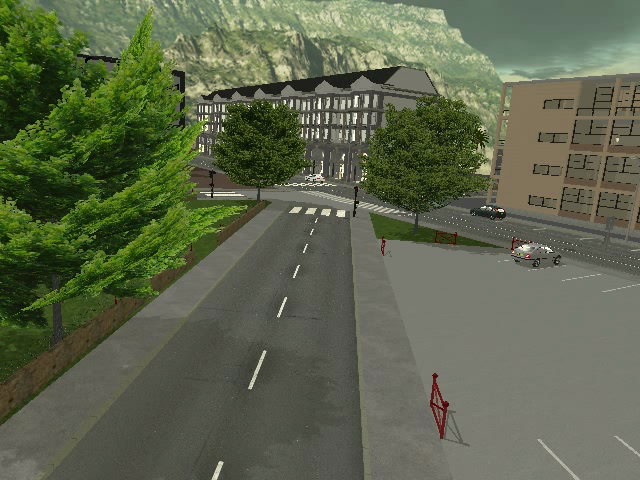
//> input picture 1.png, 640 x 480 px; the run also reads 1 picture not shown here
$ ./DisplayImage   (built with g++ and OpenCV 4, older OpenCV classes emulated)
//> lines starting //> are read from the running program, lines starting //| are printed output that depends on the picture; after the words box and inside, x2 and y2 are one past the last pixel; in counts of white or black regions, pixels touching at a corner belong together
#include <opencv2/highgui/highgui.hpp>
#include <opencv2/video/background_segm.hpp>
#include <opencv2/opencv.hpp>

#include <iostream>
#include <sstream>
#include <vector>
#include <algorithm>

using namespace cv;
using namespace std;

Mat frame;
Mat fgMaskMOG;

BackgroundSubtractorMOG MOG;
int keyboard;
int flagList[1000][1000]={0};
class PointClass{
	public:
		int row_num;
		int col_num;
};

class PointRange{
	public:
		PointRange();
		int row_upperBound;
		int row_lowerBound;

		int col_upperBound;
		int col_lowerBound;
};

PointRange::PointRange(){
	row_upperBound=-1;
	row_lowerBound=-1;

	col_upperBound=-1;
	col_lowerBound=-1;

}

vector<PointRange> object;


PointRange findRange(PointClass startPoint,int **matValue,int nRows,int nCols,int findNum,int direction){

	PointRange returnRange;
	int row_num=startPoint.row_num;
	int col_num=startPoint.col_num;

	if(matValue[row_num][col_num]==255){

		PointRange rangeList[4];

		//Find the upper point
		if(row_num>0&&flagList[row_num-1][col_num]==0)
		{
			flagList[row_num-1][col_num]=1;

			PointClass up_point;
			up_point.row_num=row_num-1;
			up_point.col_num=col_num;
			rangeList[0]=findRange(up_point,matValue,nRows,nCols,findNum,1);
		}

		//Find the down point
		if(row_num<nRows&&flagList[row_num+1][col_num]==0)
		{
			flagList[row_num+1][col_num]=1;

			PointClass down_point;
			down_point.row_num=row_num+1;
			down_point.col_num=col_num;
			rangeList[1]=findRange(down_point,matValue,nRows,nCols,findNum,2);
		}

		//Find the left point
		if(col_num>0&&flagList[row_num][col_num-1]==0)
		{
			flagList[row_num][col_num-1]=1;

			PointClass left_point;
			left_point.row_num=row_num;
			left_point.col_num=col_num-1;
			rangeList[2]=findRange(left_point,matValue,nRows,nCols,findNum,3);

		}

		//Find the right point
		if(col_num<nCols&&flagList[row_num][col_num+1]==0)
		{
			flagList[row_num][col_num+1]=1;

			PointClass right_point;
			right_point.row_num=row_num;
			right_point.col_num=col_num+1;
			rangeList[3]=findRange(right_point,matValue,nRows,nCols,findNum,4);

		}

		//Determine Row upper Bound

		vector<int> row_upperBoundList,row_lowerBoundList,col_upperBoundList,col_lowerBoundList;
		for(int i=0;i<3;i++){

			if(rangeList[i].row_upperBound!=-1)
			{
				row_upperBoundList.push_back(rangeList[i].row_upperBound);
				row_lowerBoundList.push_back(rangeList[i].row_lowerBound);

				col_upperBoundList.push_back(rangeList[i].col_upperBound);
				col_lowerBoundList.push_back(rangeList[i].col_lowerBound);

			}

		}


		//Add own's point
		row_upperBoundList.push_back(row_num);
		row_lowerBoundList.push_back(row_num);

		col_upperBoundList.push_back(col_num);
		col_lowerBoundList.push_back(col_num);


		returnRange.row_upperBound=*max_element(row_upperBoundList.begin(),row_upperBoundList.end());


		returnRange.row_lowerBound=*min_element(row_lowerBoundList.begin(),row_lowerBoundList.end());


		returnRange.col_upperBound=*max_element(col_upperBoundList.begin(),col_upperBoundList.end());


		returnRange.col_lowerBound=*min_element(col_lowerBoundList.begin(),col_lowerBoundList.end());


		return returnRange;

	}
	else{

		returnRange.row_upperBound=row_num;
		returnRange.row_lowerBound=row_num;

		returnRange.col_lowerBound=col_num;
		returnRange.col_upperBound=col_num;


		return returnRange;


	}

}


void initialFlag(){
	for(int i=0;i<1000;i++)
		for(int j=0;j<1000;j++)
			flagList[i][j]=0;


}


void foundObject(int **matValue,int nRows,int nCols){

	//Save the point which pixel value is 255
	vector<PointClass> pointGroup;
	for(int i=0;i<nRows;i++){
		for(int j=0;j<nCols;j++){
			if(matValue[i][j]==255){
				PointClass newPoint;
				newPoint.row_num=i;
				newPoint.col_num=j;

				pointGroup.push_back(newPoint);

			}
		}
	}
	int count =0;
	while(pointGroup.size()!=0){

		vector<PointClass>::iterator startPoint=pointGroup.begin();

		int start_row_num=(*startPoint).row_num;
		int start_col_num=(*startPoint).col_num;
		PointClass s1;
		s1.row_num=start_row_num;
		s1.col_num=start_col_num;
		cout<<"Start Point:"<<start_row_num<<","<<start_col_num<<":"<<matValue[start_row_num][start_col_num]<<endl;


		initialFlag();
		PointRange r=findRange(s1,matValue,nRows,nCols,0,0);

		int min_row_num=r.row_lowerBound;
		int max_row_num=r.row_upperBound;

		int min_col_num=r.col_lowerBound;
		int max_col_num=r.col_upperBound;


		if(min_row_num!=max_row_num||min_col_num!=max_col_num)
		{
			cout<<"Find Object:"<<min_row_num<<","<<max_row_num<<";"<<min_col_num<<","<<max_col_num<<endl;
			PointRange ob;
			ob.row_upperBound=min_row_num;
			ob.row_lowerBound=max_row_num;

			ob.col_lowerBound=min_col_num;
			ob.col_upperBound=max_col_num;

			object.push_back(ob);
			count++;
		}


		for(vector<PointClass>::iterator iter=pointGroup.begin();
				iter!=pointGroup.end();
				++iter){

			int row_num=(*iter).row_num;
			int col_num=(*iter).col_num;
			if(row_num>=min_row_num && row_num<=max_row_num && col_num >=min_col_num && col_num <=max_col_num){
				--(iter=pointGroup.erase(iter));
			}


		}


	}

	//	cout<<"PointSize:"<<pointGroup.size()<<endl;
	cout<<"Find "<<count<<" Object"<<endl;

}


int main(int argc, char** argv )
{
	String firstFilename="1.png";


	namedWindow("Frame", WINDOW_AUTOSIZE );
	namedWindow("FG MASK MOG",WINDOW_AUTOSIZE);

	frame = imread(firstFilename);
//> frame is the input picture: 480 rows x 640 cols, CV_8UC3; mean B, G, R 76.4, 100.9, 93.3

	if(!frame.data)
	{
		cerr << "Unable to open first image frame: " << firstFilename << endl;
		exit(EXIT_FAILURE);
	}

	String fn(firstFilename);
	int count=0;
	while( (char)keyboard != 'q' && (char)keyboard != 27 &&count<2 ){

		//Update Background Model
		MOG(frame , fgMaskMOG );
//> fgMaskMOG: 480 rows x 640 cols, CV_8UC1; every value is 0
		size_t index=fn.find_last_of("/");

		//Get the frame number and write it on the current frame
		if(index==string::npos){
			index=fn.find_last_of("\\");
		}

		size_t index2 = fn.find_last_of(".");
		string prefix = fn.substr(0,index+1);
		string suffix = fn.substr(index2);

		string frameNumberString = fn.substr(index+1, index2-index-1);

		istringstream iss(frameNumberString);
		int frameNumber = 0;
		iss >> frameNumber;

		rectangle(frame, cv::Point(10, 2), cv::Point(100,20),
				cv::Scalar(255,255,255), -1);
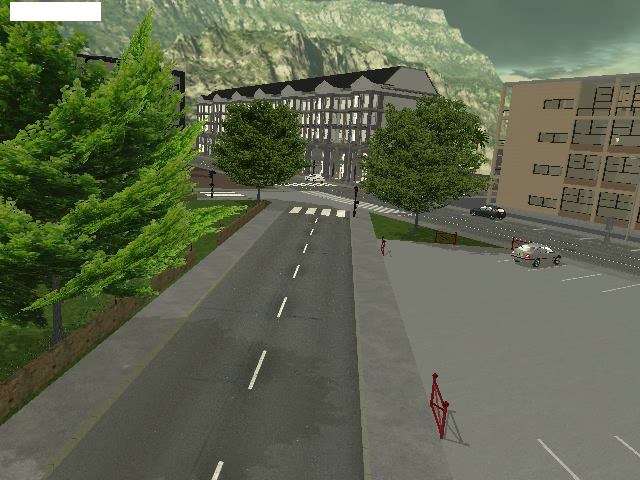
//> frame: 480 rows x 640 cols, CV_8UC3; 0.56% of pixels changed, all inside (x1, y1, x2, y2) = (10, 2, 101, 21)
		putText(frame, frameNumberString.c_str(), cv::Point(15, 15),
				FONT_HERSHEY_SIMPLEX, 0.5 , cv::Scalar(0,0,0));
//> frame: 480 rows x 640 cols, CV_8UC3; 14 pixels changed, all inside (x1, y1, x2, y2) = (18, 5, 22, 16)

		//imshow("Frame", frame);
  	    //imshow("FG MASK MOG", fgMaskMOG);
		ostringstream oss;
		oss << (frameNumber + 1);
		string nextFrameNumberString = oss.str();
		string nextFrameFilename = prefix + nextFrameNumberString + suffix;

		frame = imread(nextFrameFilename);
		fn.assign(nextFrameFilename);
		count++;
	}

	Mat lastFrame=imread("2.png");

	int mask_channels=fgMaskMOG.channels();
//> mask_channels = 1
	int mask_nRows=fgMaskMOG.rows;
//> mask_nRows = 480
	int mask_nCols=fgMaskMOG.cols*mask_channels;
//> mask_nCols = 640


	cout<<"===Mask==="<<endl;
	cout<<"Channel:"<<mask_channels<<endl;
//| Channel:1
	cout<<"Rows:"<<mask_nRows<<endl;
//| Rows:480
	cout<<"Columns:"<<mask_nCols<<endl;
//| Columns:640


	int **maskValue;
	maskValue=new int *[mask_nRows];
	for(int i=0;i<mask_nRows;i++){
		maskValue[i]=new int[mask_nCols];
	}


	for(int i=0;i<mask_nRows;i++)
	{
		for(int j=0;j<mask_nCols;j++)
		{
			int value=(int)fgMaskMOG.at<uchar>(i,j);
			maskValue[i][j]=value;
			if(value!=0)
			{

				// [7 lines of commented-out code are left out]
			}

		}

	}


	foundObject(maskValue,mask_nRows,mask_nCols);
//> after the loop in foundObject, `for(int i=0;i<nRows;i++)`: pointGroup = 211 items
//> the loop in foundObject, `while(pointGroup.size()!=0)` made 15 passes
//> (start_row_num, start_col_num, s1.row_num, s1.col_num, row_num in findRange, col_num in findRange, up_point.row_num in findRange, up_point.col_num in findRange) on passes 1 to 9: (160, 214, 160, 214, 160, 214, 159, 214), (160, 215, 160, 215, 160, 215, 159, 215), (161, 216, 161, 216, 161, 216, 160, 216), (209, 331, 209, 331, 209, 331, 208, 331), (209, 332, 209, 332, 209, 332, 208, 332), (210, 327, 210, 327, 210, 327, 209, 327), (210, 328, 210, 328, 210, 328, 209, 328), (210, 333, 210, 333, 210, 333, 209, 333), (210, 334, 210, 334, 210, 334, 209, 334)
//> (start_row_num, start_col_num, s1.row_num, s1.col_num, min_row_num, max_row_num, min_col_num, max_col_num) on passes 10 to 15: (210, 335, 210, 335, 208, 212, 330, 335), (210, 336, 210, 336, 208, 226, 322, 336), (211, 341, 211, 341, 210, 214, 339, 341), (213, 342, 213, 342, 212, 226, 322, 342), (213, 343, 213, 343, 212, 226, 322, 343), (213, 344, 213, 344, 212, 226, 322, 344)
//| Start Point:160,214:255
//| Find Object:159,161;213,214
//| Start Point:160,215:255
//| Find Object:159,162;213,215
//> (the first 4 of 16 printed lines)
//> (output is shown up to pass 8 of 15)
//> after the loop in foundObject, `while(pointGroup.size()!=0)`: count = 15; pointGroup = 0 items
//| Find 15 Object


	Mat firstFrame=imread(firstFilename);
	int firstFrame_channel=firstFrame.channels();
//> firstFrame_channel = 3
	int firstFrame_nRows=firstFrame.rows;
//> firstFrame_nRows = 480
	int firstFrame_nCols=firstFrame.cols*firstFrame_channel;
//> firstFrame_nCols = 1920

	cout<<"===First File==="<<endl;
	cout<<"Channel:"<<firstFrame_channel<<endl;
//| Channel:3
	cout<<"Rows:"<<firstFrame_nRows<<endl;
//| Rows:480
	cout<<"Columns:"<<firstFrame_nCols<<endl;
//| Columns:1920


	for(vector<PointRange>::iterator it =object.begin();it!=object.end();it++)
	{
		Point leftUp=Point((*it).col_lowerBound,(*it).row_lowerBound);
		Point rightDown=Point((*it).col_upperBound,(*it).row_upperBound);
		rectangle(lastFrame,rightDown,leftUp,Scalar(255,0,0));
	}
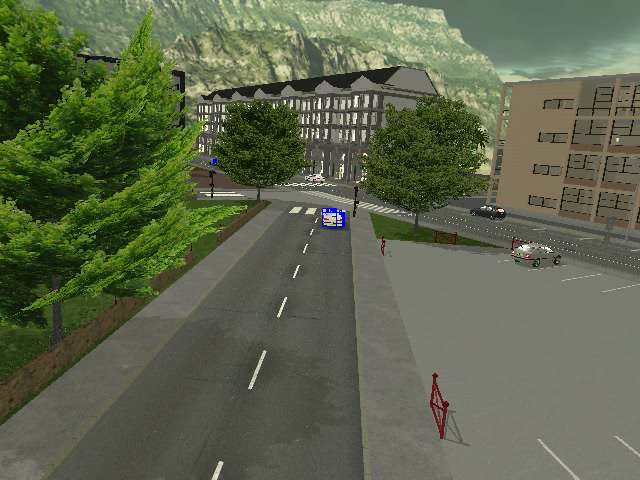
//> lastFrame: 480 rows x 640 cols, CV_8UC3; mean B, G, R 76.5, 100.9, 93.3


	imshow("Frame",lastFrame);
	imshow("FG MASK MOG", fgMaskMOG );


	waitKey(0);


	return 0;
}
